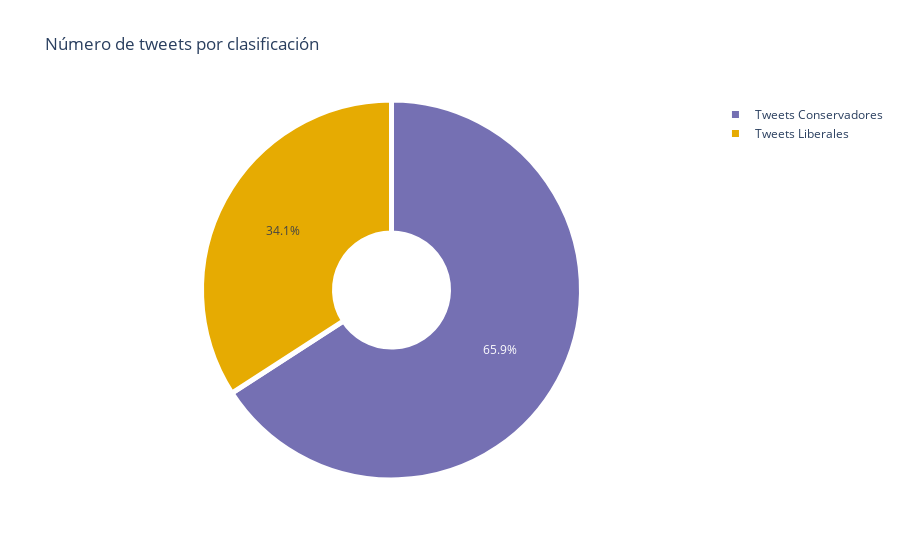

Here is the notebook cell this chart was saved with:
### Code cell
numero_de_casos_por_clasificacion = pd.DataFrame(basemadre_df['clasification'].value_counts())
numero_de_casos_por_clasificacion.index.name = 'clasification'
numero_de_casos_por_clasificacion.columns = ['quantity']

labels = ['Tweets Liberales',
          'Tweets Conservadores']

values = [numero_de_casos_por_clasificacion['quantity'][0], 
          numero_de_casos_por_clasificacion['quantity'][1]]

# colores
colors = ['#e6ab02','#7570B3']


fig = go.Figure(data=[go.Pie(labels=labels, values=values, hole=.3,)])
fig.update_traces(marker=dict(colors=colors, line=dict(color='#FFFFFF', width=5)))
fig.update(layout_title_text='Número de tweets por clasificación')
fig.show()
fig.write_html("file.html")

### Figure 1 — Plotly figure (JSON) as saved in the notebook; plotly's stock layout.template omitted (floating-point values rounded to 4 significant figures)
{"data": [{"hole": 0.3, "labels": ["Tweets Liberales", "Tweets Conservadores"], "marker": {"colors": ["#e6ab02", "#7570B3"], "line": {"color": "#FFFFFF", "width": 5}}, "type": "pie", "values": [1639, 3164]}], "layout": {"title": {"text": "Número de tweets por clasificación"}}}
